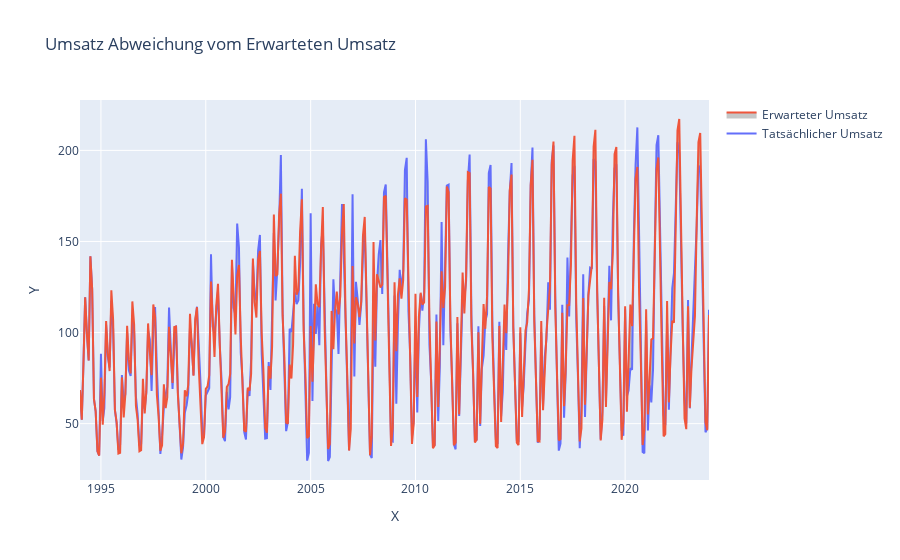

The notebook cell this image was saved under:
### Code cell
df_uvz = umsatz_varianz.copy()
fig = go.Figure()

fig.add_trace(go.Scatter(x=df_uvz["Datum"], y=df_uvz["Umsatz"], name=f'Tatsächlicher Umsatz'))
fig.add_trace(go.Scatter(
        name='Erwarteter Umsatz',
        x=df_uvz['Datum'],
        y=df_uvz['Umsatz']-df_uvz['UmsatzVarianz'],
        fillcolor='rgba(68, 68, 68, 0.3)',
        fill='tonexty'
    ))

# Update layout
fig.update_layout(title="Umsatz Abweichung vom Erwarteten Umsatz", xaxis_title="X", yaxis_title="Y")

# Show plot
fig.show()

### Figure 1 — Plotly figure (JSON) as saved in the notebook; plotly's stock layout.template omitted (floating-point values rounded to 4 significant figures; data arrays with more than 128 entries replaced by an {"elided": "..."} marker saying what was removed)
{"data": [{"name": "Tatsächlicher Umsatz", "type": "scatter", "x": {"elided": "361 str values"}, "y": {"elided": "361 float values"}}, {"fill": "tonexty", "fillcolor": "rgba(68, 68, 68, 0.3)", "name": "Erwarteter Umsatz", "type": "scatter", "x": {"elided": "361 str values"}, "y": {"elided": "361 float values"}}], "layout": {"title": {"text": "Umsatz Abweichung vom Erwarteten Umsatz"}, "xaxis": {"title": {"text": "X"}}, "yaxis": {"title": {"text": "Y"}}}}
